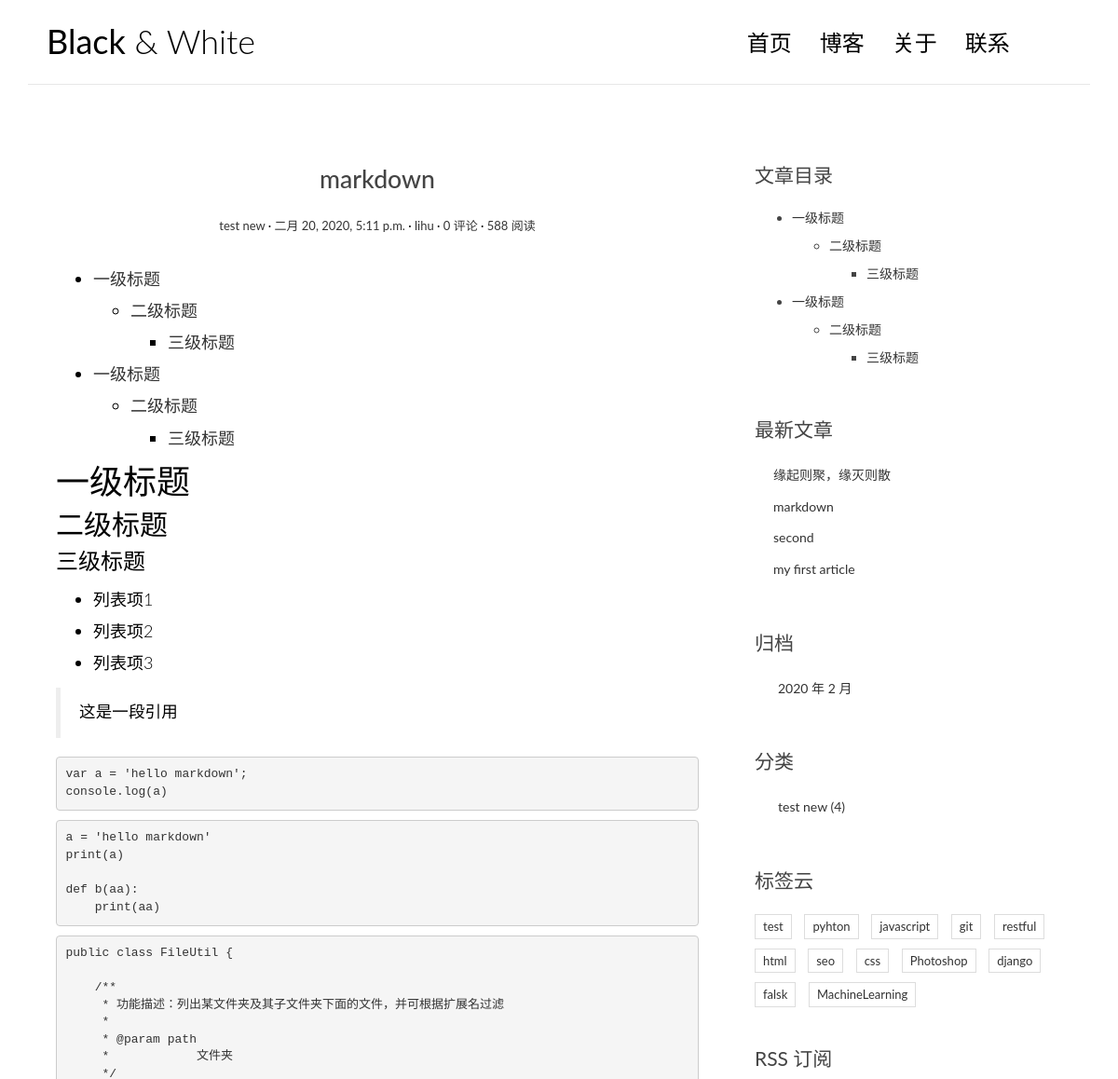
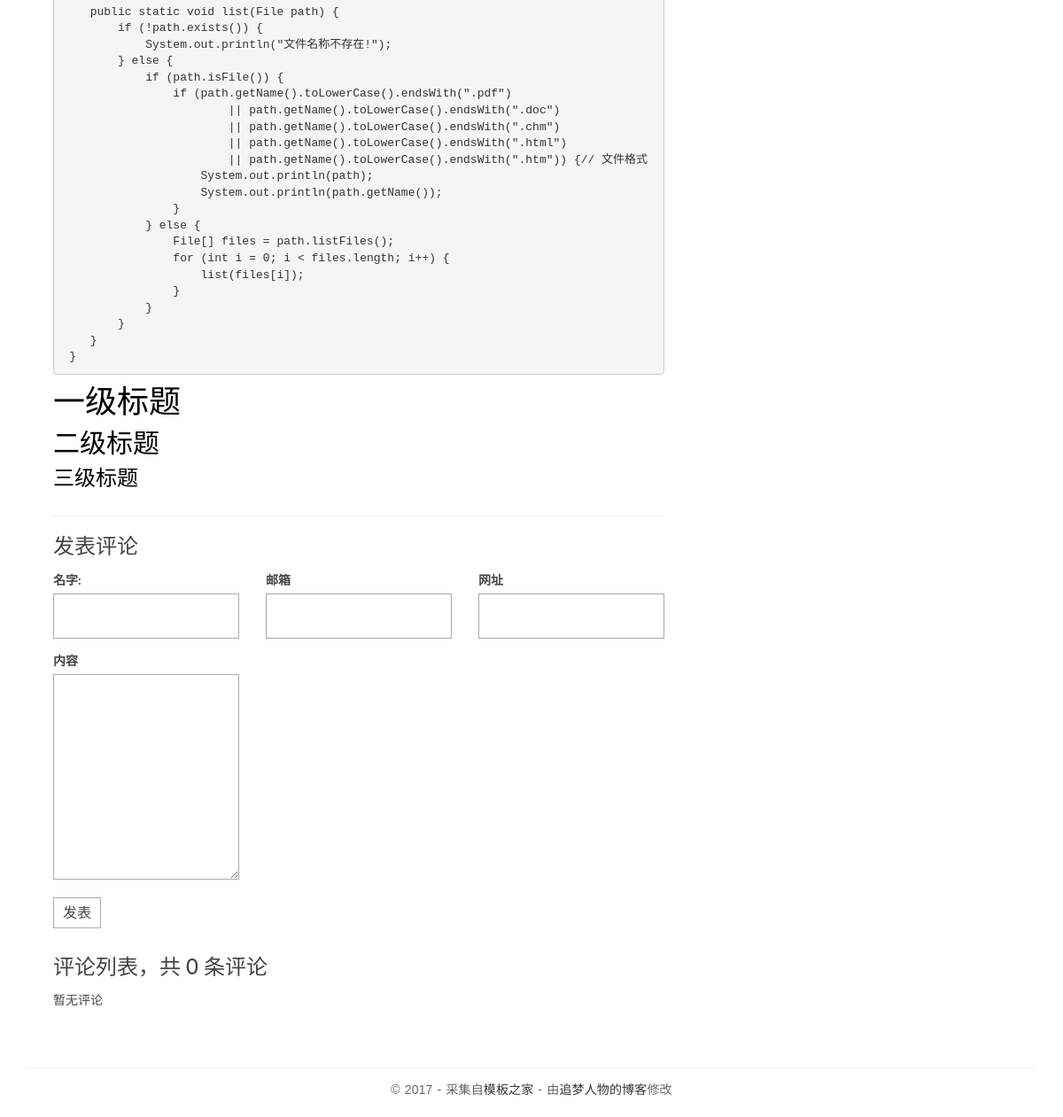
The app's page /posts/5/, older data (2 pictures, top to bottom).
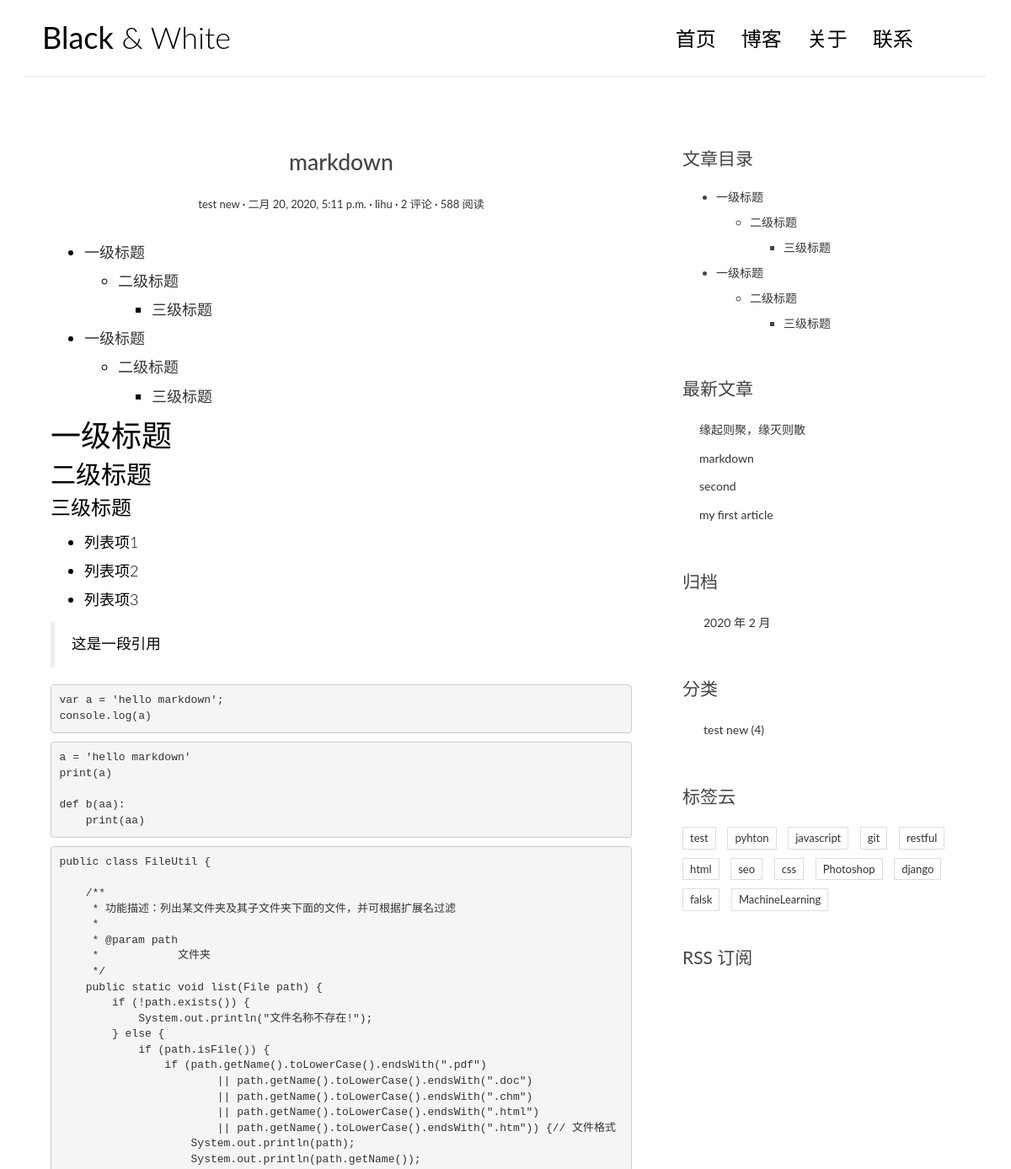
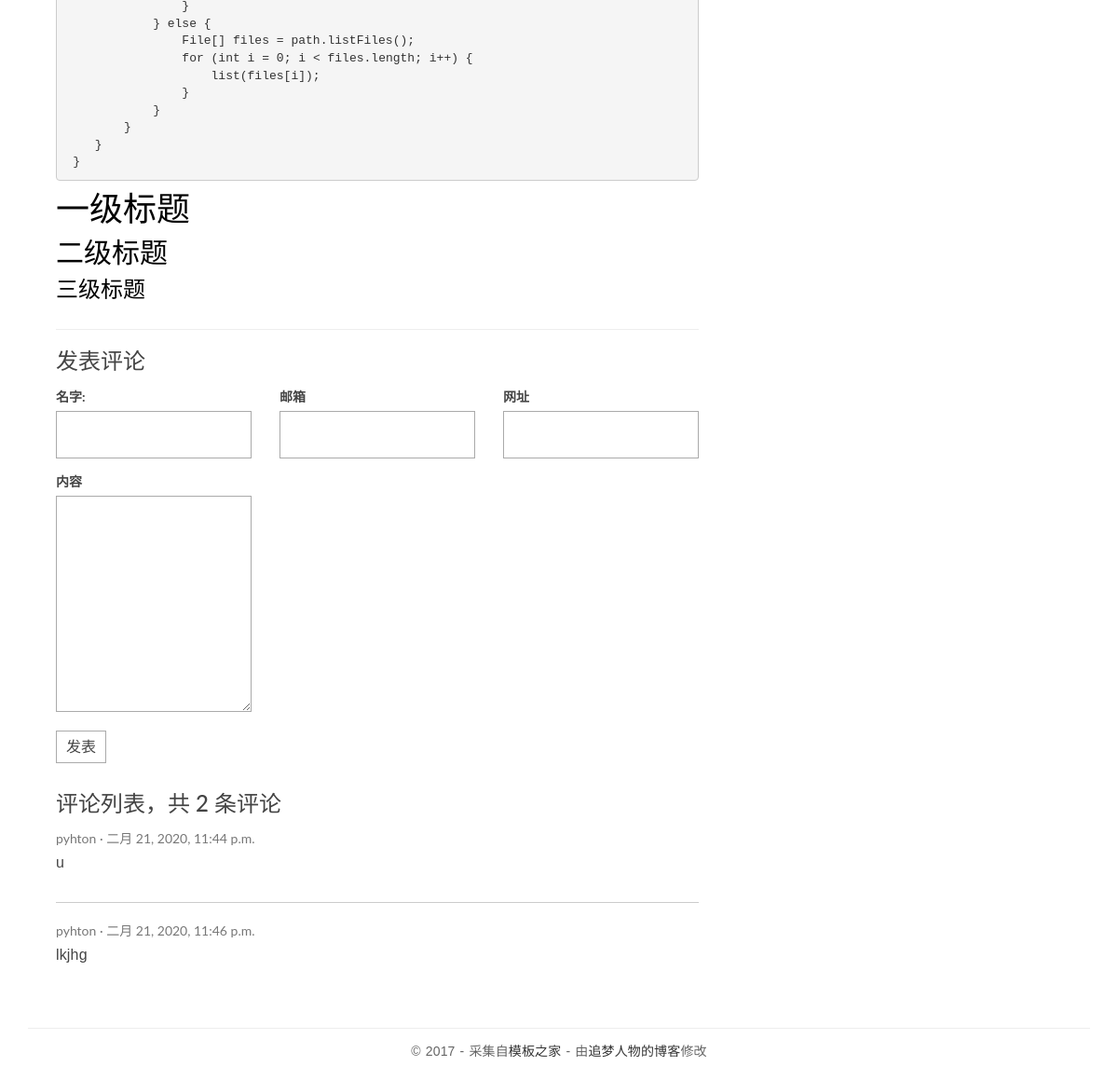
The same page, newer data (2 pictures, top to bottom).
### blog/models.py (models this page shows, shortened)
class Post(models.Model):
    title = models.CharField("标题", max_length=70)
    text = models.TextField("内容", )
    created_time = models.DateTimeField("创建时间", default=timezone.now)
    modified_time = models.DateTimeField("修改时间", )
    excerpt = models.CharField("摘要", max_length=200, blank=True)
    category = models.ForeignKey(Category,
                                 verbose_name="分类",
                                 on_delete=models.CASCADE)
    tag = models.ManyToManyField(Tag, verbose_name="标签", blank=True)
    author = models.ForeignKey(User,
                               verbose_name="作者",
                               on_delete=models.CASCADE)
    class Meta:
        verbose_name = "文章"
        verbose_name_plural = verbose_name
        ordering = ['-created_time', 'title']
    def get_absolute_url(self):
        return reverse("blog:detail", kwargs={'pk': self.pk})

class Category(models.Model):
    name = models.CharField(max_length=100)
    class Meta:
        verbose_name = "分类"
        verbose_name_plural = verbose_name

class Tag(models.Model):
    name = models.CharField(max_length=100)
    class Meta:
        verbose_name = "标签"
        verbose_name_plural = verbose_name

### comments/models.py (models this page shows, shortened)
class Comment(models.Model):
    name = models.CharField('名字', max_length=50)
    email = models.EmailField('邮箱')
    url = models.URLField('网址', blank=True)
    text = models.TextField('内容')
    created_time = models.DateTimeField('创建时间', default=timezone.now)
    post = models.ForeignKey('blog.Post',
                             verbose_name='文章',
                             on_delete=models.CASCADE)
    class Meta:
        verbose_name = '评论'
        verbose_name_plural = verbose_name
        ordering = ['-created_time']

### blog/views.py (the view)
# urls.py: path("posts/<int:pk>/", views.detail, name="detail"),
def detail(request, pk):
    post = get_object_or_404(Post, pk=pk)
    md = markdown.Markdown(extensions=[
        'markdown.extensions.extra',
        'markdown.extensions.codehilite',
        TocExtension(slugify=slugify),
    ])
    post.text = md.convert(post.text)
    m = re.search(r'<div class="toc">\s*<ul>(.*)</ul>\s*</div>', md.toc, re.S)
    post.toc = m.group(1) if m is not None else ''
    return render(request, 'blog/detail.html', {"post": post})

### comments/forms.py
class CommentForm(forms.ModelForm):
    class Meta:
        model = Comment
        fields = ['name', 'email', 'url', 'text']

### blog/templatetags/blog_extras.py (called while the page is built)
@register.inclusion_tag('blog/inclusions/_recent_posts.html',
                        takes_context=True)
def show_recent_posts(context, num=5):
    return {
        'recent_post_list': Post.objects.all().order_by('-created_time')[:num]
    }

@register.inclusion_tag('blog/inclusions/_archives.html', takes_context=True)
def show_archives(context):
    return {
        'date_list': Post.objects.dates('created_time', 'month', order='DESC')
    }

@register.inclusion_tag('blog/inclusions/_categories.html', takes_context=True)
def show_categories(context):
    return {'category_list': Category.objects.all()}

@register.inclusion_tag('blog/inclusions/_tags.html', takes_context=True)
def show_tags(context):
    return {'tag_list': Tag.objects.all()}

### comments/templatetags/comments_extras.py (called while the page is built)
@register.inclusion_tag('comments/inclusions/_form.html', takes_context=True)
def show_comment_form(context, post, form=None):
    if form is None:
        form = CommentForm()
    return {'form': form, 'post': post}

### templates/blog/detail.html (shortened to what this page needs)
{% extends 'base.html' %}
{% load comments_extras %}
{% block main %}
    <article class="post post-{{ post.pk }}">
        <header class="entry-header">
        <h1 class="entry-title">{{ post.title }}</h1>
        <div class="entry-meta">
            <span class="post-category"><a href="{% url 'blog:category' post.category.pk%}">{{ post.category.name }}</a></span>
            <span class="post-date"><a href="#"><time class="entry-date"
                                                    datetime="{{ post.created_time }}">{{ post.created_time }}</time></a></span>
            <span class="post-author"><a href="#">{{ post.author }}</a></span>
            <span class="comments-link"><a href="{{post.get_absolute_url}}#comment-area">{{ post.comment_set.count }} 评论</a></span>
            <span class="views-count"><a href="{{post.get_absolute_url}}">588 阅读</a></span>
        </div>
        </header>
        <div class="entry-content clearfix">
        {{ post.text | safe }}
        </div>
    </article>
    <section class="comment-area" id="comment-area">
        <hr>
        <h3>发表评论</h3>
        {% show_comment_form post %}
        <div class="comment-list-panel">
            {% show_comment_list post %}
        </div>
    </section>
{% endblock main %}
{% block toc %}
    {% if post.toc %}
        <div class="widget widget-content">
            <h3 class="widget-title">文章目录</h3>
            <ul>
                {{ post.toc | safe }}
            </ul>
        </div>
    {% endif %}
{% endblock toc %}

### templates/comments/inclusions/_list.html
<h3>评论列表，共 <span>{{ comment_count }}</span> 条评论</h3>
<ul class="comment-list list-unstyled">
  {% for comment in comment_list %}
    <li class="comment-item">
      <span class="nickname">{{ comment.name }}</span>
      <time class="submit-date" datetime="{{ comment.created_time }}">{{ comment.created_time }}</time>
      <div class="text">
        {{ comment.text|linebreaks }}
      </div>
    </li>
  {% empty %}
    暂无评论
  {% endfor %}
</ul>

### templates/blog/inclusions/_recent_posts.html
<div class="widget widget-recent-posts">
    <h3 class="widget-title">最新文章</h3>
    <ul>
        {% for post in recent_post_list %}
            <li>
                <a href="{{post.get_absolute_url}}">{{post.title}}</a>
            </li>
        {% empty %}
            暂无文章！
        {% endfor %}
    </ul>
</div>

### templates/blog/inclusions/_categories.html
<div class="widget widget-category">
    <h3 class="widget-title">分类</h3>
    <ul>
        {% for category in category_list %}
        <li>
            <a href="{% url 'blog:category' category.pk %}">{{category.name}} <span class="post-count">({{category.post_set.count}})</span></a>
        </li>
        {% empty %}
            暂无分类！
        {% endfor %}
    </ul>
</div>

### templates/blog/inclusions/_tags.html (shortened to what this page needs)
<div class="widget widget-tag-cloud">
    <h3 class="widget-title">标签云</h3>
    <ul>
        {% for tag in tag_list %}
        <li>
            <a href="{% url 'blog:tag' tag.pk %}">{{ tag.name }}</a>
        </li>
        {% endfor %}
    </ul>
</div>

Row changes from the older to the newer data that the page shows:
computed for Post "markdown": comment_set.count "0" → "2"
added Comment: name "pyhton", created_time "二月 21, 2020, 11:44 p.m.", text "u"
added Comment: name "pyhton", created_time "二月 21, 2020, 11:46 p.m.", text "lkjhg"
Text that changed along with them:
{{ comment_count }}: "0" → "2"
text no longer shown: "暂无评论"
